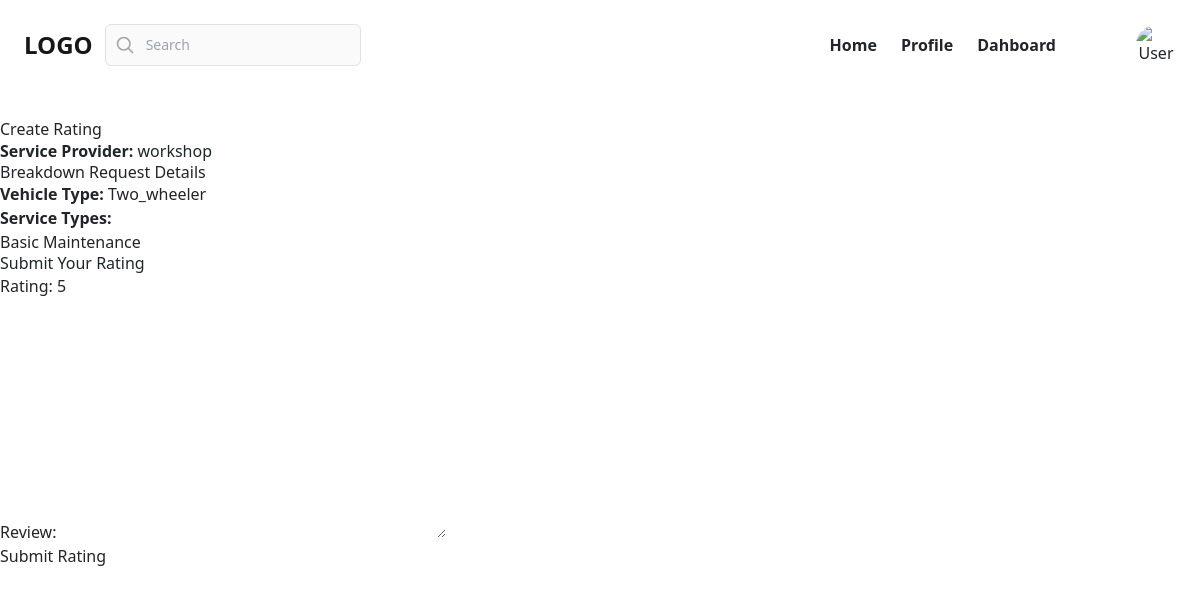
/rating/create/132/ (signed in), run on the app's committed database.
### myapp/models.py (models this page shows, shortened)
class User(AbstractUser):
    role_choices = [
        ('customer', 'Customer'),
        ('provider', 'Service Provider'),
    ]
    role = models.CharField(max_length=20, choices=role_choices,default="customer")
    phone_number = models.CharField(max_length=15, blank=True, null=True)
    is_verified=models.BooleanField(default=False)
    otp=models.CharField(max_length=6,null=True,blank=True)

class ServiceType(models.Model):
    vehicle_type_choices = [
        ('two_wheeler', 'Two wheeler'),
        ('four_wheeler', 'Four Wheeler'),
        ('others', 'Others'),
        ]
    vehicle_type = models.CharField(max_length=20, choices=vehicle_type_choices, default='two_wheeler')
    name = models.CharField(max_length=100)
    description = models.TextField(blank=True, null=True)

### myapp/views.py (the view, shortened to what this page needs)
# urls.py: path('rating/create/<int:pk>/', views.CreateRatingView.as_view(), name='create-rating'),
@method_decorator(decs,name="dispatch")
class CreateRatingView(View):
    form_class = RatingForm
    def get(self, request, *args, **kwargs):
        id = kwargs.get('pk')
        breakdown_request = BreakdownRequest.objects.get(id=id)
        form_instance = self.form_class
        return render(request, 'create_rating.html', {'form': form_instance,'service_provider': breakdown_request.service_provider,'breakdown_request': breakdown_request,})

### myapp/templates/create_rating.html (shortened to what this page needs)
{%extends 'customer_base.html'%}
{%block main_block%}
<h1>Create Rating</h1>
    <p><strong>Service Provider:</strong> {{ service_provider.username }}</p>
    <h2>Breakdown Request Details</h2>
    <p><strong>Vehicle Type:</strong>
        {% for service_type in breakdown_request.service_types.all %}
            {{ service_type.vehicle_type|capfirst }}
        {% empty %}
            N/A
        {% endfor %}
    </p>
    <p><strong>Service Types:</strong></p>
    <ul>
        {% for service_type in breakdown_request.service_types.all %}
            <li>{{ service_type.name }}</li>
        {% empty %}
            <li>No service types available.</li>
        {% endfor %}
    </ul>
    <h2>Submit Your Rating</h2>
    <form method="post">
        {{ form.as_p }}
        <button type="submit">Submit Rating</button>
    </form>
{%endblock%}

### data on the page
User: username "workshop"
ServiceType: vehicle_type "Two_wheeler", name "Basic Maintenance"
